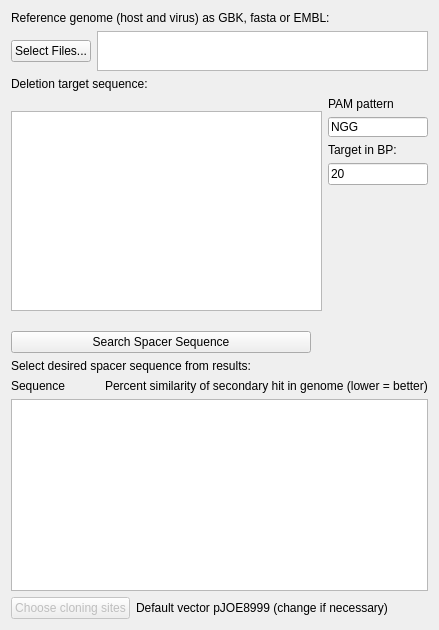
      <widget class="QWidget" name="gsRNAsearch">
       <attribute name="title">
        <string>1. sgRNA Spacer Sequence</string>
       </attribute>
       <layout class="QVBoxLayout" name="verticalLayout_5">
        <item>
         <widget class="QLabel" name="label_3">
          <property name="text">
           <string>Reference genome (host and virus) as GBK, fasta or EMBL:</string>
          </property>
         </widget>
        </item>
        <item>
         <layout class="QHBoxLayout" name="horizontalLayout">
          <property name="sizeConstraint">
           <enum>QLayout::SetMinimumSize</enum>
          </property>
          <item>
           <widget class="QPushButton" name="fileSelectionButton">
            <property name="text">
             <string>Select Files...</string>
            </property>
           </widget>
          </item>
          <item>
           <widget class="QListWidget" name="refGenFiles">
            <property name="maximumSize">
             <size>
              <width>16777215</width>
              <height>40</height>
             </size>
            </property>
            <property name="editTriggers">
             <set>QAbstractItemView::NoEditTriggers</set>
            </property>
           </widget>
          </item>
         </layout>
        </item>
        <item>
         <widget class="QLabel" name="label_4">
          <property name="text">
           <string>Deletion target sequence:</string>
          </property>
         </widget>
        </item>
        <item>
         <layout class="QHBoxLayout" name="horizontalLayout_2">
          <property name="sizeConstraint">
           <enum>QLayout::SetMinimumSize</enum>
          </property>
          <item>
           <widget class="QPlainTextEdit" name="deletionTargetSeq">
            <property name="sizePolicy">
             <sizepolicy hsizetype="Expanding" vsizetype="Minimum">
              <horstretch>0</horstretch>
              <verstretch>0</verstretch>
             </sizepolicy>
            </property>
            <property name="maximumSize">
             <size>
              <width>16777215</width>
              <height>200</height>
             </size>
            </property>
            <property name="font">
             <font>
              <family>Monospace</family>
             </font>
            </property>
           </widget>
          </item>
          <item>
           <layout class="QVBoxLayout" name="verticalLayout_3">
            <property name="sizeConstraint">
             <enum>QLayout::SetMinimumSize</enum>
            </property>
            <item>
             <widget class="QLabel" name="label">
              <property name="maximumSize">
               <size>
                <width>16777215</width>
                <height>20</height>
               </size>
              </property>
              <property name="text">
               <string>PAM pattern</string>
              </property>
             </widget>
            </item>
            <item>
             <widget class="QLineEdit" name="PAMpattern">
              <property name="sizePolicy">
               <sizepolicy hsizetype="Expanding" vsizetype="Fixed">
                <horstretch>0</horstretch>
                <verstretch>0</verstretch>
               </sizepolicy>
              </property>
              <property name="maximumSize">
               <size>
                <width>100</width>
                <height>20</height>
               </size>
              </property>
              <property name="text">
               <string>NGG</string>
              </property>
              <property name="maxLength">
               <number>3</number>
              </property>
             </widget>
            </item>
            <item>
             <widget class="QLabel" name="label_30">
              <property name="text">
               <string>Target in BP:</string>
              </property>
             </widget>
            </item>
            <item>
             <widget class="QLineEdit" name="targetLength">
              <property name="maximumSize">
               <size>
                <width>100</width>
                <height>16777215</height>
               </size>
              </property>
              <property name="inputMask">
               <string>99</string>
              </property>
              <property name="text">
               <string>20</string>
              </property>
             </widget>
            </item>
            <item>
             <spacer name="verticalSpacer">
              <property name="orientation">
               <enum>Qt::Vertical</enum>
              </property>
              <property name="sizeType">
               <enum>QSizePolicy::Minimum</enum>
              </property>
              <property name="sizeHint" stdset="0">
               <size>
                <width>20</width>
                <height>140</height>
               </size>
              </property>
             </spacer>
            </item>
           </layout>
          </item>
         </layout>
        </item>
        <item>
         <layout class="QVBoxLayout" name="verticalLayout_4">
          <property name="sizeConstraint">
           <enum>QLayout::SetMaximumSize</enum>
          </property>
          <item>
           <widget class="QPushButton" name="cutRun">
            <property name="maximumSize">
             <size>
              <width>300</width>
              <height>16777215</height>
             </size>
            </property>
            <property name="text">
             <string>Search Spacer Sequence</string>
            </property>
           </widget>
          </item>
          <item>
           <widget class="QLabel" name="label_2">
            <property name="text">
             <string>Select desired spacer sequence from results:</string>
            </property>
           </widget>
          </item>
          <item>
           <layout class="QHBoxLayout" name="horizontalLayout_6">
            <item>
             <widget class="QLabel" name="label_43">
              <property name="text">
               <string>Sequence</string>
              </property>
             </widget>
            </item>
            <item>
             <widget class="QLabel" name="label_42">
              <property name="text">
               <string>Percent similarity of secondary hit in genome (lower = better)</string>
              </property>
             </widget>
            </item>
           </layout>
          </item>
          <item>
           <widget class="QListWidget" name="resultsList">
            <property name="movement">
             <enum>QListView::Static</enum>
            </property>
           </widget>
          </item>
         </layout>
        </item>
        <item>
         <layout class="QVBoxLayout" name="verticalLayout_2">
          <property name="sizeConstraint">
           <enum>QLayout::SetMinimumSize</enum>
          </property>
         </layout>
        </item>
        <item>
         <layout class="QHBoxLayout" name="horizontalLayout_3">
          <item>
           <widget class="QPushButton" name="cloningSitesgRNA">
            <property name="enabled">
             <bool>false</bool>
            </property>
            <property name="text">
             <string>Choose cloning sites</string>
            </property>
           </widget>
          </item>
          <item>
           <widget class="QLabel" name="label_27">
            <property name="text">
             <string>Default vector pJOE8999 (change if necessary)</string>
            </property>
           </widget>
          </item>
          <item>
           <spacer name="horizontalSpacer">
            <property name="orientation">
             <enum>Qt::Horizontal</enum>
            </property>
            <property name="sizeHint" stdset="0">
             <size>
              <width>40</width>
              <height>20</height>
             </size>
            </property>
           </spacer>
          </item>
         </layout>
        </item>
       </layout>
      </widget>
